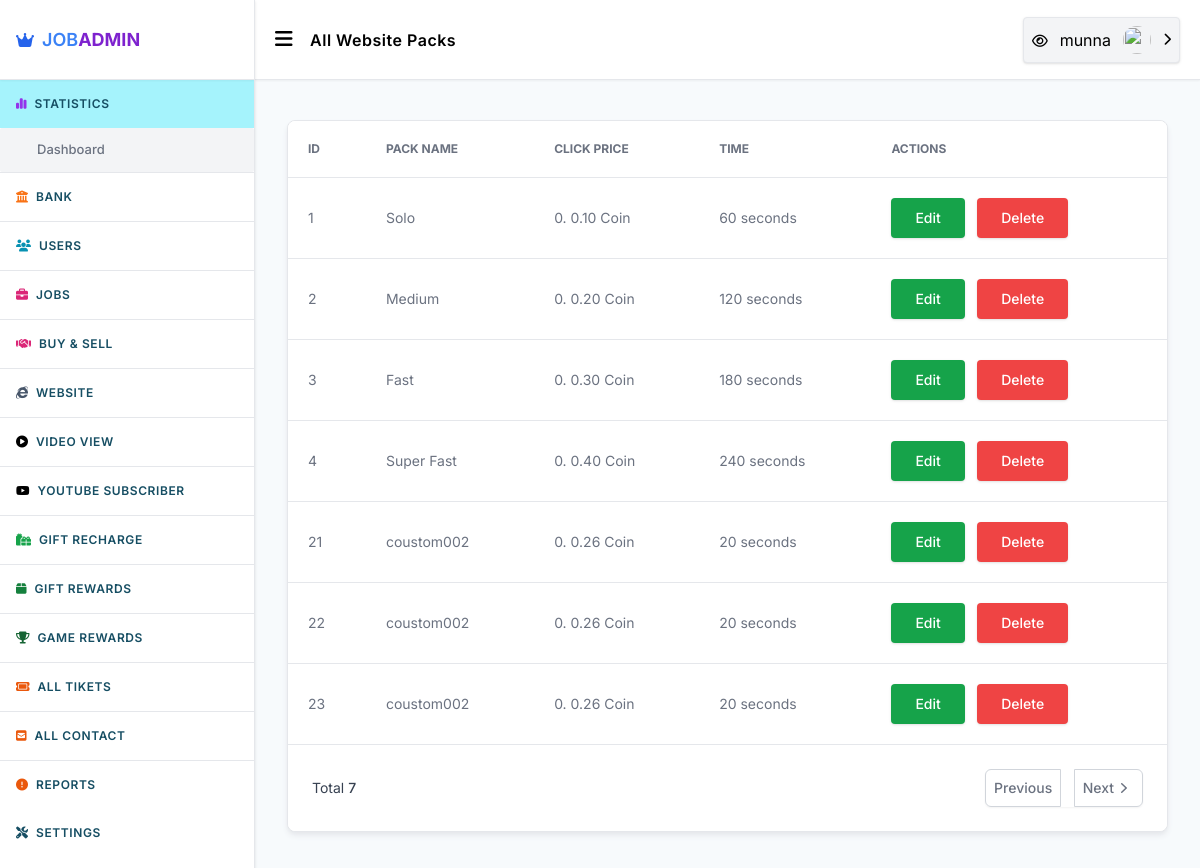
The app's page /admin/all-website-packs.php (signed in) with its own data.
### tables this page shows
CREATE TABLE `users` (
  `id` int(11) UNSIGNED NOT NULL,
  `mobile` varchar(55) NOT NULL,
  `fullname` varchar(25) NOT NULL,
  `email` varchar(255) NOT NULL,
  `password` varchar(128) NOT NULL,
  `coins` decimal(10,2) NOT NULL DEFAULT 0.00,
  `image` varchar(999) NOT NULL,
  `totalarn` decimal(10,2) NOT NULL,
  `admin` smallint(3) UNSIGNED NOT NULL DEFAULT 0,
  `country` varchar(255) NOT NULL,
  `address` varchar(999) NOT NULL,
  `city` varchar(500) NOT NULL,
  `zipcod` varchar(50) NOT NULL,
  `datebirth` varchar(55) NOT NULL,
  `facebook` text NOT NULL,
  `twiter` varchar(999) NOT NULL,
  `reg_time` int(11) UNSIGNED NOT NULL DEFAULT 0,
  `last_activity` int(11) UNSIGNED NOT NULL DEFAULT 0,
  `ref` int(11) UNSIGNED NOT NULL DEFAULT 0,
  `reg_ip` varchar(64) NOT NULL DEFAULT '0',
  `log_ip` varchar(64) NOT NULL,
  `activate` varchar(32) NOT NULL DEFAULT '0',
  `disabled` smallint(1) UNSIGNED NOT NULL DEFAULT 0
);

CREATE TABLE `web_surfing_pckks` (
  `id` int(11) UNSIGNED NOT NULL,
  `name` varchar(32) NOT NULL,
  `coins` decimal(4,2) UNSIGNED NOT NULL DEFAULT 0.00,
  `time` int(3) UNSIGNED NOT NULL DEFAULT 0,
  `activity` int(11) NOT NULL
);

### admin/all-website-packs.php (the view, shortened to what the rows shown need)
<?php
  require_once"common/header.php";
  if(isset($_GET['strt'])&& is_numeric($_GET['strt'])){
  $start=$_GET['strt'];
  }else{
    $start=0;
  }
  $wbpac=_getAllData($db,"SELECT * FROM web_surfing_pckks WHERE activity=1  ORDER BY id ASC LIMIT $start,25");
?>
<div class="x_container space-y-10 py-10">
    <div class="flex flex-col rounded-lg shadow-md border border-[
        ] shadow-gray-200 bg-white">
        <div class="overflow-x-auto rounded-lg">
            <div class="inline-block min-w-full align-middle">
                <div class="overflow-auto bg-white">
                    <table class="min-w-full divide-y divide-gray-200 table-fixed">
                        <thead class="bg-white">
                            <tr>
                                <th scope="col"
                                    class="p-4 text-xs font-medium text-left text-gray-500 uppercase lg:p-5"> ID </th>
                                <th scope="col"
                                    class="p-4 text-xs font-medium text-left text-gray-500 uppercase lg:p-5"> Pack
                                    Name </th>
                                <th scope="col"
                                    class="p-4 text-xs font-medium text-left text-gray-500 uppercase lg:p-5"> Click
                                    Price </th>
                                <th scope="col"
                                    class="p-4 text-xs font-medium text-left text-gray-500 uppercase lg:p-5"> Time
                                </th>
                                <th scope="col"
                                    class="p-4 text-xs font-medium text-left text-gray-500 uppercase lg:p-5"> Actions
                                </th>
                            </tr>
                        </thead>
                        <tbody class="bg-white divide-y divide-gray-200">
                            <?php
                    foreach($wbpac as $p){ ?>
                            <tr class="hover:bg-gray-100">
                                <td class="p-4 text-sm font-normal text-gray-500 whitespace-nowrap lg:p-5">
                                    <?= $p['id'] ?> </td>
                                <td class="p-4 text-sm font-normal text-gray-500 whitespace-nowrap lg:p-5">
                                    <?= $p['name'] ?> </td>
                                <td class="p-4 text-sm font-normal text-gray-500 whitespace-nowrap lg:p-5"> 0.
                                    <?= $p['coins'] ?> Coin </td>
                                <td class="p-4 text-sm font-normal text-gray-500 whitespace-nowrap lg:p-5">
                                    <?= $p['time'] ?> seconds </td>
                                <td class="p-4 space-x-2 whitespace-nowrap lg:p-5">
                                    <a href="./edit-website-pack.php?id=<?= $p['id'] ?>" type="button"
                                        class="btn bg-green-600 w-fit text-white">Edit</a>
                                    <button onclick="deleteid(<?= $p['id'] ?>)" data-target="delete_pack" type="button"
                                        class="popup_show btn bg-red-500 w-fit text-white">Delete</button>
                                </td>
                            </tr>
                            <?php } ?>
                        </tbody>
                    </table>
                </div>
            </div>
        </div>
    </div>
</div>
</div>
</main>
</body>
</html>

### admin/common/header.php (shortened to what the rows shown need)
<?php
	require_once"../system/functions.php";
?>
<!DOCTYPE html>
<html lang="en">
<head>
    <link rel="stylesheet" href="css/styles.css">
    <link rel="stylesheet" href="../assets/css/jquery-confirm.min.css">
    <link rel="stylesheet" href="css/styles.css">
</head>
<body>
    <main class="flex p-0 m-0 justify-between w-full h-screen overflow-hidden">
        <div class="w-full h-screen overflow-auto">
            <header class="h-20 bg-white z-40 sticky top-0 left-0 right-0 shadow-sm border-b">
                <div class="h-full flex items-center relative justify-between px-5 xl:px-10">
                    <div class="flex items-center justify-center gap-x-3 sm:gap-x-4">
                        <div class="relative w-fit z-50"><button type="button"
                                class="header_options_toggler w-full p-2 rounded bg-gray-100 shadow border flex items-center justify-center gap-x-3">
                                <a target="_blank" href="https://joblessbd.com/">
                                    <span class="text-sm font-medium"><i class="fa fa-eye"></i></span></a>
                                <span>
                                    <?= $data['fullname'] ?> </span><img class="h-7 w-7 rounded-full"
                                    src="https://firebasestorage.googleapis.com/v0/b/bs-game-topup.appspot.com/o/images%2Fimages.png?alt=media&amp;token=f46fd874-00f4-48fe-a8ac-c43abf380491"
                                    alt=""> <small class="header_options_icon transition-all transform"><i
                                        class="fa-solid fa-chevron-right"></i></small>
                            </button>
                        </div>
                    </div>
                </div>
            </header>

### records on screen
users: fullname "munna"
web_surfing_pckks: id "1", name "Solo", coins "0.10", time "60"
web_surfing_pckks: id "2", name "Medium", coins "0.20", time "120"
web_surfing_pckks: id "3", name "Fast", coins "0.30", time "180"
web_surfing_pckks: id "4", name "Super Fast", coins "0.40", time "240"
web_surfing_pckks: id "21", name "coustom002", coins "0.26", time "20"
web_surfing_pckks: id "22", name "coustom002", coins "0.26", time "20"
web_surfing_pckks: id "23", name "coustom002", coins "0.26", time "20"

### other values on screen
$config['site_name'] "JOB"
count($wbpac) "7"
